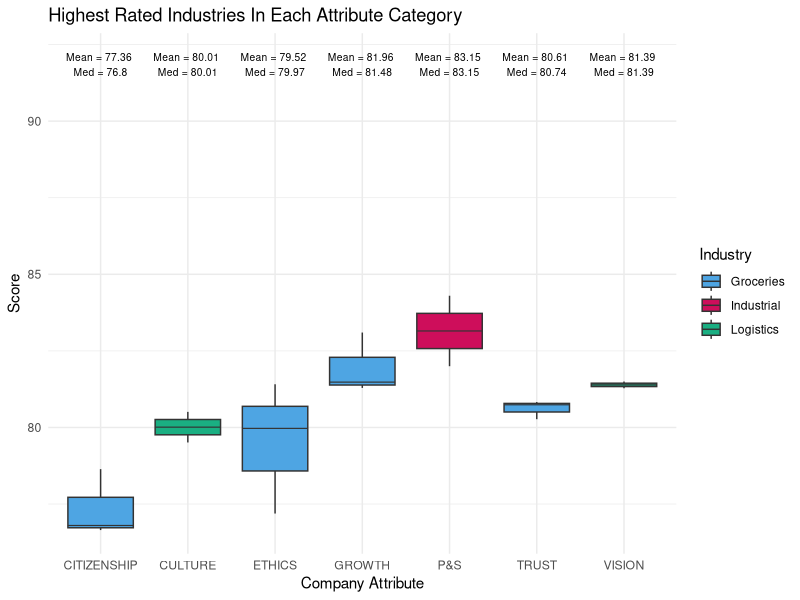

R code for this plot:
## ---- chunk 1
#| label: load-packages and data
#| include: false

library(tidyverse)

poll <- read.csv("data/polls.csv")
reputation <- read.csv("data/reputation.csv")
## ---- chunk 2
reputation1 <- reputation |>
  group_by(industry, name) |>
  mutate(avg_score = mean(score))
reputation2 <- reputation1 |>
  group_by(name) |>
  mutate(maxavg = max(avg_score))

#used to confirm which industries were the highest scored in each category
overview <- reputation1 |>
  group_by(name) |>
  slice(which.max(avg_score))

#creating dataframes for each attribute based on which industry had the highest average
citizenship <- reputation2 |>
  group_by(name) |>
  filter(name == "CITIZENSHIP" & avg_score == maxavg)
culture <- reputation2 |>
  group_by(name) |>
  filter(name == "CULTURE" & avg_score == maxavg)
ethics <- reputation2 |>
  group_by(name) |>
  filter(name == "ETHICS" & avg_score == maxavg)
growth <- reputation2 |>
  group_by(name) |>
  filter(name == "GROWTH" & avg_score == maxavg)
ps <- reputation2 |>
  group_by(name) |>
  filter(name == "P&S" & avg_score == maxavg)
trust <- reputation2 |>
  group_by(name) |>
  filter(name == "TRUST" & avg_score == maxavg)
vision <- reputation2 |>
  group_by(name) |>
  filter(name == "VISION" & avg_score == maxavg)

final <- rbind(citizenship, culture, ethics, growth, ps, trust, vision)

#making visualization
get_box_stats <- function(y, upper_limit = max(final$score) * 1.15) {
  return(data.frame(
    y = 0.95 * upper_limit,
    label = paste(
      "Mean =", round(mean(y), 2), "\n",
      "Med =", round(median(y), 2), "\n"
    )
  ))
}
ggplot(final, aes(x = name, y = score, fill = industry)) +
  geom_boxplot(fatten = 0.8) +
  labs(title = "Highest Rated Industries In Each Attribute Category", x = "Company Attribute", y = "Score", fill = "Industry") +
  scale_fill_manual(values = c("#4ea5e3", "#ce0e5b", "#1aaf82")) +
  stat_summary(fun.data = get_box_stats, geom = "text", hjust = 0.5, vjust = 0.9, size = 2.6) +
  theme_minimal() 
